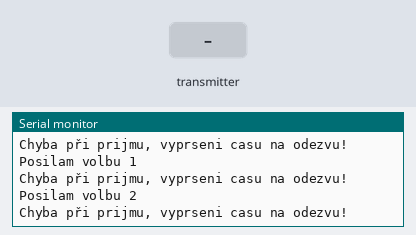
A sketch run on a simulated Arduino Uno, built with avr-gcc and run on an emulated ATmega328P. Parts: the last lines printed to the serial monitor. Inputs (shaded band) come from the test bench. No radio packets arrive unless stated.

Above: at 1.2 s.
1.3 s: the transmitter starts sending prijataData = 0
At 1.48 s:
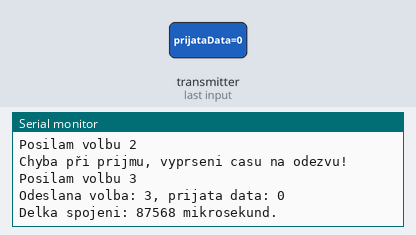
2.8 s: the transmitter starts sending prijataData = 256
At 3.04 s:
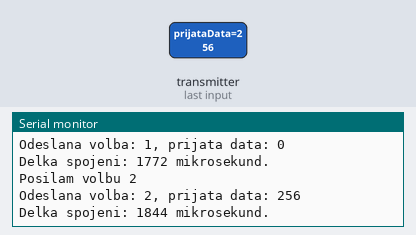
Timing chart, 0 to 5.8 s (numbered marks = the images above; inputs shaded):
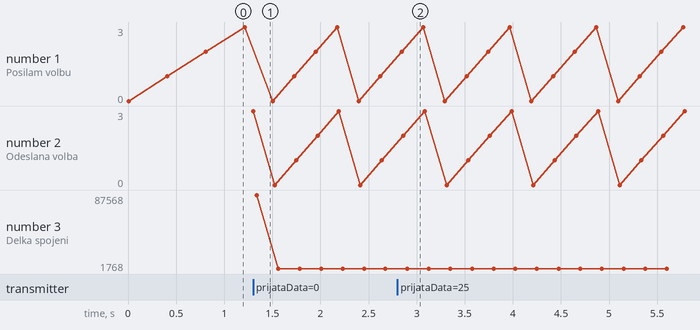

Measured:
- after the input at 1.3 s, the serial monitor: prints a new line at once (image 1)
- after the input at 2.8 s, the serial monitor: prints a new line after 0.06 s (image 2)

The sketch:

nanovysielac.ino
```cpp
// nRF24L01 vysílač

// připojení knihoven
#include <SPI.h>
#include "RF24.h"
// nastavení propojovacích pinů
#define CE 4
#define CS 3
// inicializace nRF s piny CE a CS
RF24 nRF(CE, CS);
// nastavení adres pro přijímač a vysílač,
// musí být nastaveny stejně v obou programech!
byte adresaPrijimac[]= "prijimac00";
byte adresaVysilac[]= "vysilac00";
void setup() {
  // komunikace přes sériovou linku rychlostí 9600 baud
  Serial.begin(9600);
  // zapnutí komunikace nRF modulu
  nRF.begin();
  nRF.setDataRate( RF24_250KBPS );
  // nastavení výkonu nRF modulu,
  // možnosti jsou RF24_PA_MIN, RF24_PA_LOW, RF24_PA_HIGH and RF24_PA_MAX,
  // pro HIGH a MAX je nutnýv externí 3,3V zdroj
  nRF.setPALevel(RF24_PA_HIGH);
  // nastavení zapisovacího a čtecího kanálu
  nRF.openWritingPipe(adresaVysilac);
  nRF.openReadingPipe(1,adresaPrijimac);
  // začátek příjmu dat
  nRF.startListening();
}

void loop() {
  // for smyčka pro postupné odeslání
  // hodnot 0 až 3 pro načtení všech dat
  // z přijímače
  for (int i=0; i < 4; i++ ) {
    // ukončení příjmu dat
    nRF.stopListening();
    // vytisknutí aktuální volby po sériové lince
    Serial.print("Posilam volbu ");
    Serial.println(i);
    // uložení startovního času komunikace
    unsigned long casZacatek = micros();
    // odeslání aktuální volby, v případě selhání
    // vytištění chybové hlášky na sériovou linku
    if (!nRF.write( &i, sizeof(i) )){
       Serial.println("Chyba při odeslání!");
    }
    nRF.startListening();
    unsigned long casCekaniOdezvy = micros();
    boolean timeout = false;
    while ( ! nRF.available() ){
    if (micros() - casCekaniOdezvy > 200000 ){
          timeout = true;
          break;
      }
    }
    if ( timeout ){
      Serial.println("Chyba při prijmu, vyprseni casu na odezvu!");
    }
    else{

        unsigned long prijataData;
        nRF.read( &prijataData, sizeof(prijataData) );
        unsigned long casKonec = micros();
        Serial.print("Odeslana volba: ");
        Serial.print(i);
        Serial.print(", prijata data: ");
        Serial.println(prijataData);
        Serial.print("Delka spojeni: ");
        Serial.print(casKonec - casZacatek);
        Serial.println(" mikrosekund.");
    }
    delay(200);
  }
}
```
